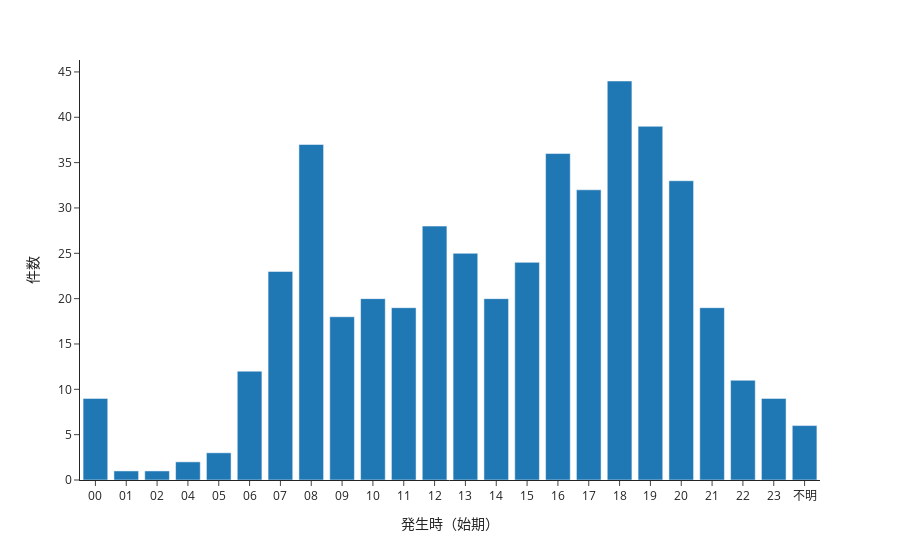

The cell this chart's notebook holds for it:
### Code cell
fig = px.bar(time,
            x='発生時（始期）',
            y='件数',
            template='simple_white' 
            )
fig.update_xaxes(categoryorder='category ascending')
fig.show()

### Figure 1 — Plotly figure (JSON) as saved in the notebook; plotly's stock layout.template omitted (floating-point values rounded to 4 significant figures)
{"data": [{"alignmentgroup": "True", "hovertemplate": "発生時（始期）=%{x}<br>件数=%{y}<extra></extra>", "legendgroup": "", "marker": {"color": "#1F77B4", "pattern": {"shape": ""}}, "name": "", "offsetgroup": "", "orientation": "v", "showlegend": false, "textposition": "auto", "type": "bar", "x": ["18", "19", "08", "16", "20", "17", "12", "13", "15", "07", "14", "10", "21", "11", "09", "06", "22", "00", "23", "不明", "05", "04", "02", "01"], "xaxis": "x", "y": [44, 39, 37, 36, 33, 32, 28, 25, 24, 23, 20, 20, 19, 19, 18, 12, 11, 9, 9, 6, 3, 2, 1, 1], "yaxis": "y"}], "layout": {"barmode": "relative", "legend": {"tracegroupgap": 0}, "margin": {"t": 60}, "xaxis": {"anchor": "y", "categoryorder": "category ascending", "domain": [0, 1], "title": {"text": "発生時（始期）"}}, "yaxis": {"anchor": "x", "domain": [0, 1], "title": {"text": "件数"}}}}
